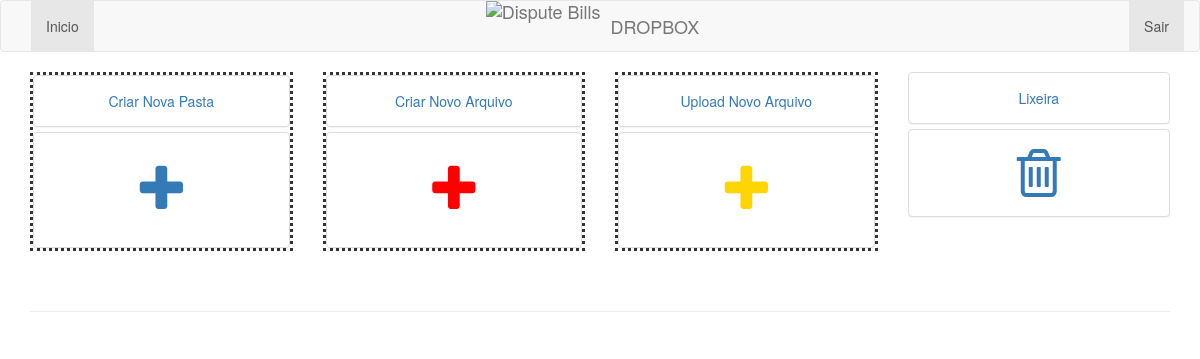
Before: /app (signed in) with the older database file.
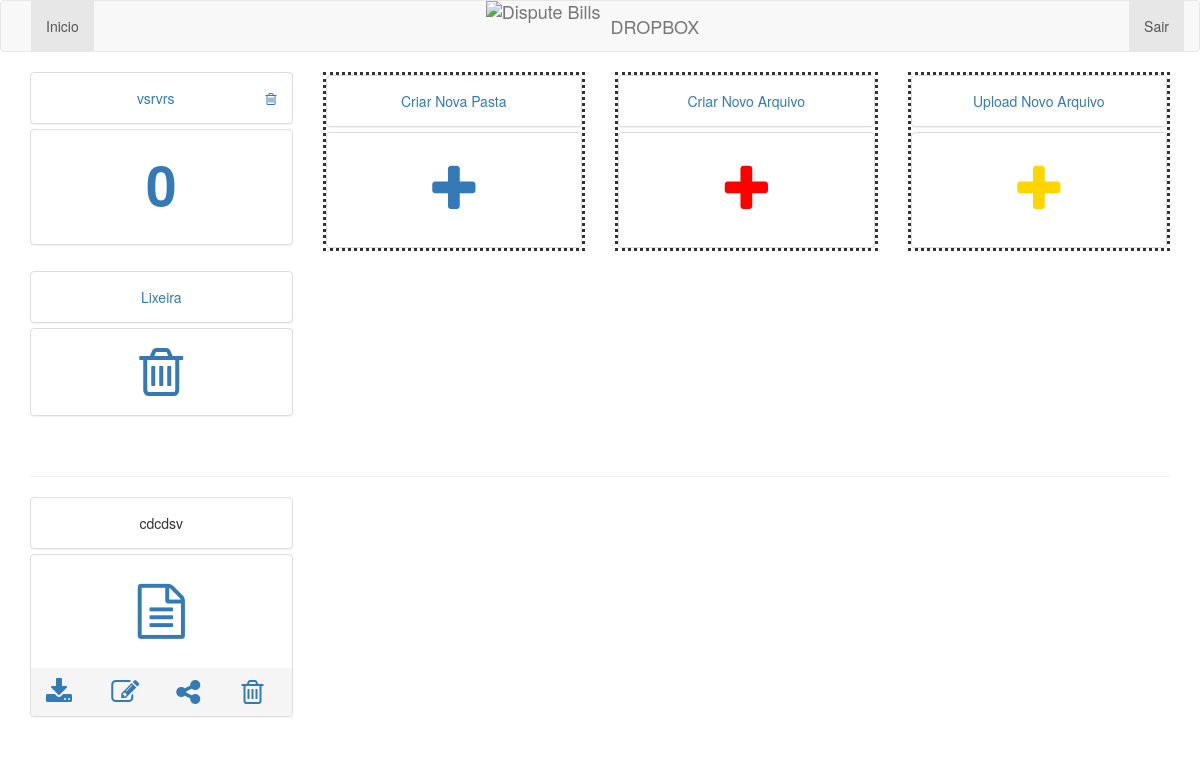
After: the same page with the newer database file.
### app/models.py (models this page shows)
class Pasta(models.Model):
    titulo = models.CharField(max_length=100)
    desc = models.CharField(max_length=100, blank=True, null=True)
    status = models.BooleanField(default=True)
    criado_em = models.DateTimeField(auto_now_add=True)
    editado_em = models.DateTimeField(auto_now=True)

class Arquivo(models.Model):
    nome = models.CharField(max_length=100)
    arquivo = models.FileField()
    pasta = models.ForeignKey(Pasta, blank=True, null=True)
    tipo = models.CharField(max_length=50, choices=TIPOS)
    status = models.BooleanField(default=True)
    criado_em = models.DateTimeField(auto_now_add=True)
    editado_em = models.DateTimeField(auto_now=True)

### app/views.py (the view)
# urls.py: url(r'^app', views.app, name='app'),
def app(request):
    usuario = Usuario.objects.get(email=request.session['email'])
    return render_to_response('app.html', {'usuario': usuario}, context_instance=RequestContext(request))

### app/templates/app.html (shortened to what the changed rows need)
{% extends 'base.html' %}
{% block content %}
<div class='row'>
    {% for pasta in usuario.pastas.all %}
        {% if pasta.status %}
            <div class='col-xs-6 col-sm-4 col-md-3'>
                <div class="panel-group">
                  <div class="panel panel-default">
                    <div class="panel-body text-center">
                      <a href='/pasta/{{ pasta.id }}'>{{ pasta.titulo }}</a>
                        <a href='/remove-pasta/{{ pasta.id }}' class='pull-right'><span class='fa fa-1x fa-trash-o'></span></a>
                    </div>
                  </div>
                  <div class="panel panel-default">
                    <div class="panel-body text-center">
                        <label style='font-size:55px;'><a href='/pasta/{{ pasta.id }}'>{{ pasta.arquivo_set.all|length }}</a></label>
                    </div>
                  </div>
                </div>
            </div>
        {% endif %}
    {% endfor %}
</div>
<br/>
<div class='row'>
    {% for arq in usuario.arquivos.all %}
        {% if not arq.pasta and arq.status %}
            <div class='col-xs-6 col-sm-4 col-md-3'>
                <div class="panel-group">
                  <div class="panel panel-default">
                    <div class="panel-body text-center">{{ arq.nome }}</div>
                  </div>
                  <div class="panel panel-default">
                    <div class="panel-body text-center">
                        <label style='font-size:55px;'><a href='/edit-arquivo/{{ arq.id }}'><span class='fa fa-1x fa-file-text-o'></span></a></label>
                    </div>
                    <div class="panel-footer">
                        <div class='row'>
                            <div class='col-xs-3'>
                                <a href='/media/{{arq.arquivo}}' download='/media/{{arq.arquivo}}'><span class='fa fa-2x fa-download'></span></a>
                            </div>
                            <div class='col-xs-3'>
                                <a href='/edit-arquivo/{{ arq.id }}'><span class='fa fa-2x fa-edit'></span></a>
                            </div>
                            <div class='col-xs-3'>
                                <a data-toggle="modal" data-target="#modal{{arq.id}}"><span class='fa fa-2x fa-share-alt'></span></a>
                            </div>
                            <div class='col-xs-3'>
                                <a href='/remove-arquivo/{{ arq.id }}'><span class='fa fa-2x fa-trash-o'></span></a>
                            </div>
                        </div>
                    </div>
                  </div>
                  </div>
                </div>
            </div>
        {% endif %}
    {% endfor %}
</div>
{% endblock %}

Changed rows visible on the page:
added Pasta: titulo "vsrvrs", arquivo_set.all|length "0"
added Arquivo: nome "cdcdsv"
